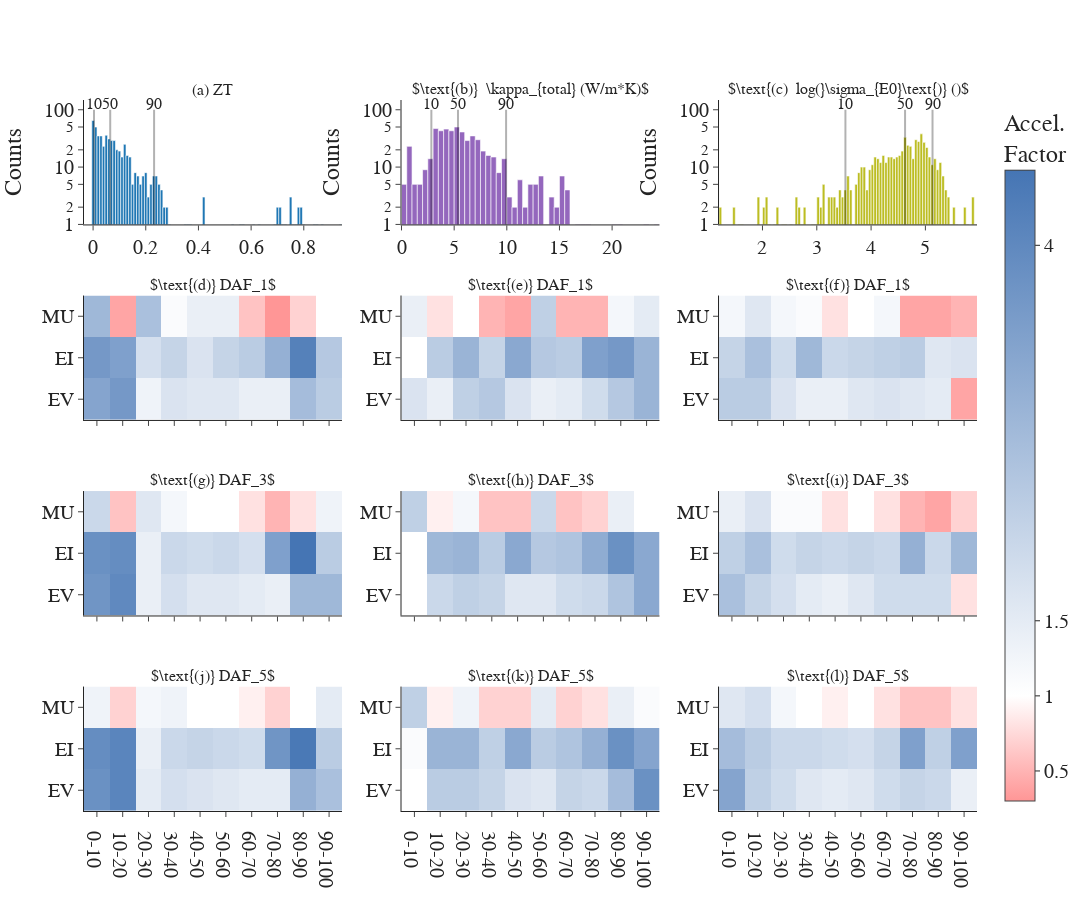

Here is the notebook cell this chart was saved with:
### Code cell
fig.show()

### Figure 1 — Plotly figure (JSON) as saved in the notebook; plotly's stock layout.template omitted (floating-point values rounded to 4 significant figures; data arrays with more than 128 entries replaced by an {"elided": "..."} marker saying what was removed)
{"data": [{"nbinsx": 100, "type": "histogram", "x": {"elided": "551 float values"}, "xaxis": "x", "yaxis": "y"}, {"coloraxis": "coloraxis", "hoverongaps": false, "type": "heatmap", "x": ["0-10", "10-20", "20-30", "30-40", "40-50", "50-60", "60-70", "70-80", "80-90", "90-100"], "xaxis": "x4", "y": ["EV", "EI", "MU"], "yaxis": "y4", "z": [[3.3, 3.6, 1.3, 1.7, 1.6, 1.6, 1.4, 1.4, 2.7, 2.3], [3.6, 3.4, 1.8, 2.1, 1.7, 2.1, 2.3, 3, 4.2, 2.4], [2.8, 0.4, 2.6, 1.1, 1.4, 1.4, 0.6, 0.3, 0.7, 1]]}, {"coloraxis": "coloraxis", "hoverongaps": false, "type": "heatmap", "x": ["0-10", "10-20", "20-30", "30-40", "40-50", "50-60", "60-70", "70-80", "80-90", "90-100"], "xaxis": "x7", "y": ["EV", "EI", "MU"], "yaxis": "y7", "z": [[3.7, 4, 1.4, 1.8, 1.6, 1.6, 1.5, 1.4, 2.8, 2.8], [3.8, 3.9, 1.4, 2, 1.9, 2, 1.8, 3.4, 4.5, 2.3], [2, 0.6, 1.6, 1.2, 1, 1, 0.8, 0.5, 0.8, 1.3]]}, {"coloraxis": "coloraxis", "hoverongaps": false, "type": "heatmap", "x": ["0-10", "10-20", "20-30", "30-40", "40-50", "50-60", "60-70", "70-80", "80-90", "90-100"], "xaxis": "x10", "y": ["EV", "EI", "MU"], "yaxis": "y10", "z": [[3.8, 4.1, 1.5, 1.8, 1.7, 1.6, 1.5, 1.5, 3, 2.6], [3.9, 4.1, 1.4, 2, 2.1, 2, 1.9, 3.7, 4.4, 2.3], [1.3, 0.7, 1.2, 1.3, 1, 1, 0.9, 0.7, 1, 1.5]]}, {"nbinsx": 100, "type": "histogram", "x": {"elided": "551 float values"}, "xaxis": "x2", "yaxis": "y2"}, {"coloraxis": "coloraxis", "hoverongaps": false, "type": "heatmap", "x": ["0-10", "10-20", "20-30", "30-40", "40-50", "50-60", "60-70", "70-80", "80-90", "90-100"], "xaxis": "x5", "y": ["EV", "EI", "MU"], "yaxis": "y5", "z": [[1.7, 1.4, 2.2, 2.4, 1.7, 1.4, 1.5, 1.9, 2.4, 2.9], [1, 2.3, 2.9, 2.1, 3.2, 2.4, 2.3, 3.4, 3.6, 2.9], [1.4, 0.8, 1, 0.5, 0.4, 2.2, 0.5, 0.5, 1.2, 1.5]]}, {"coloraxis": "coloraxis", "hoverongaps": false, "type": "heatmap", "x": ["0-10", "10-20", "20-30", "30-40", "40-50", "50-60", "60-70", "70-80", "80-90", "90-100"], "xaxis": "x8", "y": ["EV", "EI", "MU"], "yaxis": "y8", "z": [[1, 2, 2.2, 2.1, 1.6, 1.6, 1.9, 2, 2.5, 3.2], [1, 2.8, 2.9, 2.3, 3.2, 2.4, 2.5, 3.1, 3.8, 3.2], [2.2, 0.9, 1.2, 0.6, 0.6, 2, 0.6, 0.7, 1.4, 1]]}, {"coloraxis": "coloraxis", "hoverongaps": false, "type": "heatmap", "x": ["0-10", "10-20", "20-30", "30-40", "40-50", "50-60", "60-70", "70-80", "80-90", "90-100"], "xaxis": "x11", "y": ["EV", "EI", "MU"], "yaxis": "y11", "z": [[1, 2.3, 2.3, 2.1, 1.7, 1.6, 2.1, 2, 2.7, 3.8], [1.1, 2.9, 2.9, 2.2, 3.2, 2.3, 2.5, 3, 3.8, 3.3], [2.2, 0.9, 1.3, 0.7, 0.7, 1.5, 0.7, 0.8, 1.4, 1.1]]}, {"nbinsx": 100, "type": "histogram", "x": {"elided": "621 float values"}, "xaxis": "x3", "yaxis": "y3"}, {"coloraxis": "coloraxis", "hoverongaps": false, "type": "heatmap", "x": ["0-10", "10-20", "20-30", "30-40", "40-50", "50-60", "60-70", "70-80", "80-90", "90-100"], "xaxis": "x6", "y": ["EV", "EI", "MU"], "yaxis": "y6", "z": [[2.3, 2.3, 1.7, 1.4, 1.4, 1.6, 1.7, 1.6, 1.5, 0.4], [2.1, 2.6, 1.9, 2.8, 2, 2.1, 2.2, 2.3, 1.6, 1.7], [1.2, 1.6, 1.2, 1.1, 0.8, 1, 1.2, 0.4, 0.4, 0.5]]}, {"coloraxis": "coloraxis", "hoverongaps": false, "type": "heatmap", "x": ["0-10", "10-20", "20-30", "30-40", "40-50", "50-60", "60-70", "70-80", "80-90", "90-100"], "xaxis": "x9", "y": ["EV", "EI", "MU"], "yaxis": "y9", "z": [[2.6, 2.1, 1.8, 1.5, 1.4, 1.6, 1.9, 1.9, 1.9, 0.8], [2.2, 2.6, 1.9, 2.1, 2, 2.1, 2, 3, 2, 2.8], [1.4, 1.7, 1.1, 1.1, 0.8, 1, 0.8, 0.5, 0.4, 0.7]]}, {"coloraxis": "coloraxis", "hoverongaps": false, "type": "heatmap", "x": ["0-10", "10-20", "20-30", "30-40", "40-50", "50-60", "60-70", "70-80", "80-90", "90-100"], "xaxis": "x12", "y": ["EV", "EI", "MU"], "yaxis": "y12", "z": [[3.3, 2.2, 1.9, 1.6, 1.5, 1.6, 1.9, 2.1, 2, 1.4], [2.7, 2.3, 2, 2, 1.9, 1.8, 2.1, 3.4, 2.2, 3.4], [1.6, 1.8, 1.2, 1, 0.9, 1, 0.8, 0.6, 0.6, 0.8]]}], "layout": {"annotations": [{"font": {"size": 16}, "showarrow": false, "text": "(a) ZT", "x": 0.1444, "xanchor": "center", "xref": "paper", "y": 1, "yanchor": "bottom", "yref": "paper"}, {"font": {"size": 16}, "showarrow": false, "text": "$\\text{(b)}  \\kappa_{total} (W/m*K)$", "x": 0.5, "xanchor": "center", "xref": "paper", "y": 1, "yanchor": "bottom", "yref": "paper"}, {"font": {"size": 16}, "showarrow": false, "text": "$\\text{(c)  log(}\\sigma_{E0}\\text{)} ()$", "x": 0.8556, "xanchor": "center", "xref": "paper", "y": 1, "yanchor": "bottom", "yref": "paper"}, {"font": {"size": 16}, "showarrow": false, "text": "$\\text{(d)} DAF_1$", "x": 0.1444, "xanchor": "center", "xref": "paper", "y": 0.725, "yanchor": "bottom", "yref": "paper"}, {"font": {"size": 16}, "showarrow": false, "text": "$\\text{(e)} DAF_1$", "x": 0.5, "xanchor": "center", "xref": "paper", "y": 0.725, "yanchor": "bottom", "yref": "paper"}, {"font": {"size": 16}, "showarrow": false, "text": "$\\text{(f)} DAF_1$", "x": 0.8556, "xanchor": "center", "xref": "paper", "y": 0.725, "yanchor": "bottom", "yref": "paper"}, {"font": {"size": 16}, "showarrow": false, "text": "$\\text{(g)} DAF_3$", "x": 0.1444, "xanchor": "center", "xref": "paper", "y": 0.45, "yanchor": "bottom", "yref": "paper"}, {"font": {"size": 16}, "showarrow": false, "text": "$\\text{(h)} DAF_3$", "x": 0.5, "xanchor": "center", "xref": "paper", "y": 0.45, "yanchor": "bottom", "yref": "paper"}, {"font": {"size": 16}, "showarrow": false, "text": "$\\text{(i)} DAF_3$", "x": 0.8556, "xanchor": "center", "xref": "paper", "y": 0.45, "yanchor": "bottom", "yref": "paper"}, {"font": {"size": 16}, "showarrow": false, "text": "$\\text{(j)} DAF_5$", "x": 0.1444, "xanchor": "center", "xref": "paper", "y": 0.175, "yanchor": "bottom", "yref": "paper"}, {"font": {"size": 16}, "showarrow": false, "text": "$\\text{(k)} DAF_5$", "x": 0.5, "xanchor": "center", "xref": "paper", "y": 0.175, "yanchor": "bottom", "yref": "paper"}, {"font": {"size": 16}, "showarrow": false, "text": "$\\text{(l)} DAF_5$", "x": 0.8556, "xanchor": "center", "xref": "paper", "y": 0.175, "yanchor": "bottom", "yref": "paper"}, {"font": {"size": 16}, "showarrow": false, "text": "10", "x": 0.003479, "xref": "x", "y": 2.1, "yref": "y"}, {"font": {"size": 16}, "showarrow": false, "text": "50", "x": 0.06506, "xref": "x", "y": 2.1, "yref": "y"}, {"font": {"size": 16}, "showarrow": false, "text": "90", "x": 0.2316, "xref": "x", "y": 2.1, "yref": "y"}, {"font": {"size": 16}, "showarrow": false, "text": "10", "x": 2.835, "xref": "x2", "y": 2.1, "yref": "y2"}, {"font": {"size": 16}, "showarrow": false, "text": "50", "x": 5.363, "xref": "x2", "y": 2.1, "yref": "y2"}, {"font": {"size": 16}, "showarrow": false, "text": "90", "x": 9.931, "xref": "x2", "y": 2.1, "yref": "y2"}, {"font": {"size": 16}, "showarrow": false, "text": "10", "x": 3.527, "xref": "x3", "y": 2.1, "yref": "y3"}, {"font": {"size": 16}, "showarrow": false, "text": "50", "x": 4.626, "xref": "x3", "y": 2.1, "yref": "y3"}, {"font": {"size": 16}, "showarrow": false, "text": "90", "x": 5.131, "xref": "x3", "y": 2.1, "yref": "y3"}], "coloraxis": {"colorbar": {"tickvals": [0, 0.5, 1, 1.5, 4], "title": {"text": "Accel.<br>Factor"}}, "colorscale": [[0, "rgb(255, 150, 150)"], [0.1667, "rgb(255,255,255)"], [1, "rgb(69,117,180)"]]}, "font": {"family": "Barlow Semi Condensed", "size": 20}, "height": 900, "shapes": [{"line": {"color": "black", "width": 2}, "type": "line", "x0": 0.003479, "x1": 0.003479, "xref": "x", "y0": 0, "y1": 100, "yref": "y"}, {"line": {"color": "black", "width": 2}, "type": "line", "x0": 0.06506, "x1": 0.06506, "xref": "x", "y0": 0, "y1": 100, "yref": "y"}, {"line": {"color": "black", "width": 2}, "type": "line", "x0": 0.2316, "x1": 0.2316, "xref": "x", "y0": 0, "y1": 100, "yref": "y"}, {"line": {"color": "black", "width": 2}, "type": "line", "x0": 2.835, "x1": 2.835, "xref": "x2", "y0": 0, "y1": 100, "yref": "y2"}, {"line": {"color": "black", "width": 2}, "type": "line", "x0": 5.363, "x1": 5.363, "xref": "x2", "y0": 0, "y1": 100, "yref": "y2"}, {"line": {"color": "black", "width": 2}, "type": "line", "x0": 9.931, "x1": 9.931, "xref": "x2", "y0": 0, "y1": 100, "yref": "y2"}, {"line": {"color": "black", "width": 2}, "type": "line", "x0": 3.527, "x1": 3.527, "xref": "x3", "y0": 0, "y1": 100, "yref": "y3"}, {"line": {"color": "black", "width": 2}, "type": "line", "x0": 4.626, "x1": 4.626, "xref": "x3", "y0": 0, "y1": 100, "yref": "y3"}, {"line": {"color": "black", "width": 2}, "type": "line", "x0": 5.131, "x1": 5.131, "xref": "x3", "y0": 0, "y1": 100, "yref": "y3"}], "showlegend": false, "width": 1200, "xaxis": {"anchor": "y", "domain": [0, 0.2889], "matches": "x10", "showticklabels": true}, "xaxis10": {"anchor": "y10", "domain": [0, 0.2889]}, "xaxis11": {"anchor": "y11", "domain": [0.3556, 0.6444]}, "xaxis12": {"anchor": "y12", "domain": [0.7111, 1]}, "xaxis2": {"anchor": "y2", "domain": [0.3556, 0.6444], "matches": "x11", "showticklabels": true}, "xaxis3": {"anchor": "y3", "domain": [0.7111, 1], "matches": "x12", "showticklabels": true}, "xaxis4": {"anchor": "y4", "domain": [0, 0.2889], "matches": "x10", "showticklabels": false}, "xaxis5": {"anchor": "y5", "domain": [0.3556, 0.6444], "matches": "x11", "showticklabels": false}, "xaxis6": {"anchor": "y6", "domain": [0.7111, 1], "matches": "x12", "showticklabels": false}, "xaxis7": {"anchor": "y7", "domain": [0, 0.2889], "matches": "x10", "showticklabels": false}, "xaxis8": {"anchor": "y8", "domain": [0.3556, 0.6444], "matches": "x11", "showticklabels": false}, "xaxis9": {"anchor": "y9", "domain": [0.7111, 1], "matches": "x12", "showticklabels": false}, "yaxis": {"anchor": "x", "domain": [0.825, 1], "range": [0, 2.17], "title": {"text": "Counts"}, "type": "log"}, "yaxis10": {"anchor": "x10", "domain": [0, 0.175]}, "yaxis11": {"anchor": "x11", "domain": [0, 0.175]}, "yaxis12": {"anchor": "x12", "domain": [0, 0.175]}, "yaxis2": {"anchor": "x2", "domain": [0.825, 1], "range": [0, 2.17], "title": {"text": "Counts"}, "type": "log"}, "yaxis3": {"anchor": "x3", "domain": [0.825, 1], "range": [0, 2.17], "title": {"text": "Counts"}, "type": "log"}, "yaxis4": {"anchor": "x4", "domain": [0.55, 0.725]}, "yaxis5": {"anchor": "x5", "domain": [0.55, 0.725]}, "yaxis6": {"anchor": "x6", "domain": [0.55, 0.725]}, "yaxis7": {"anchor": "x7", "domain": [0.275, 0.45]}, "yaxis8": {"anchor": "x8", "domain": [0.275, 0.45]}, "yaxis9": {"anchor": "x9", "domain": [0.275, 0.45]}}}
